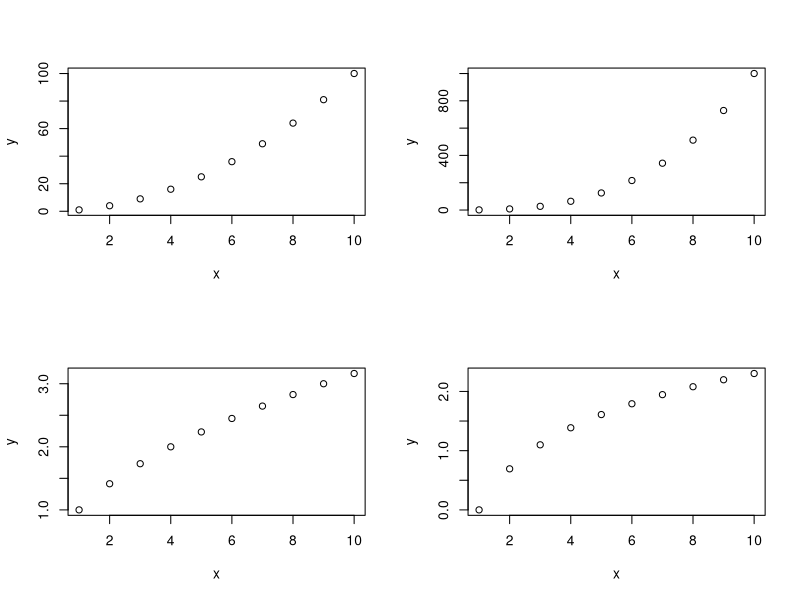
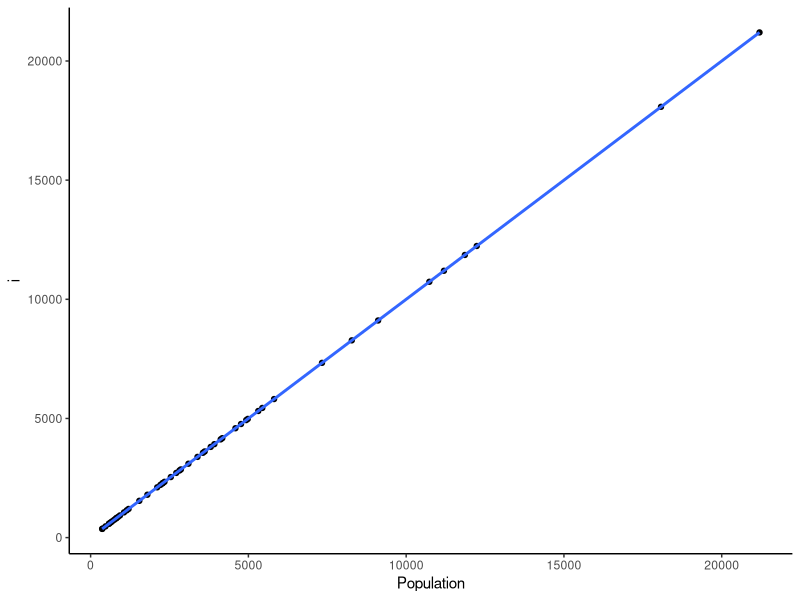
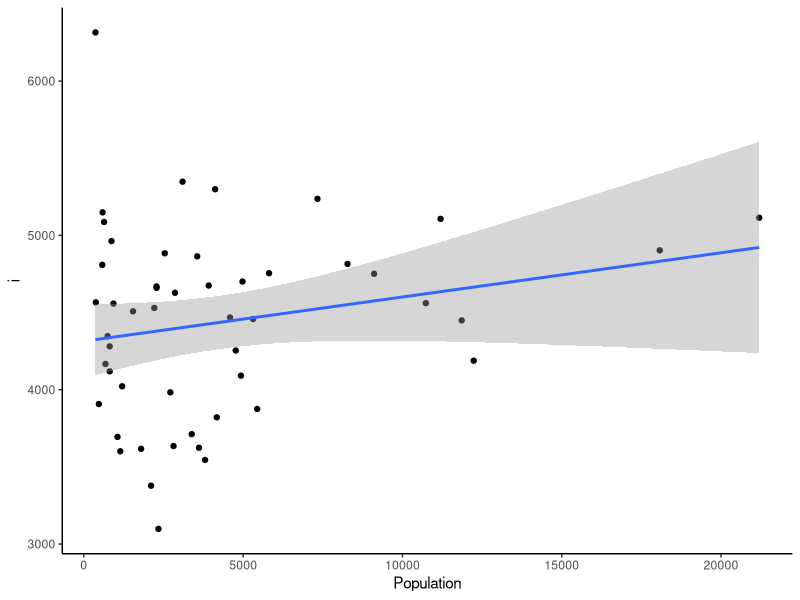
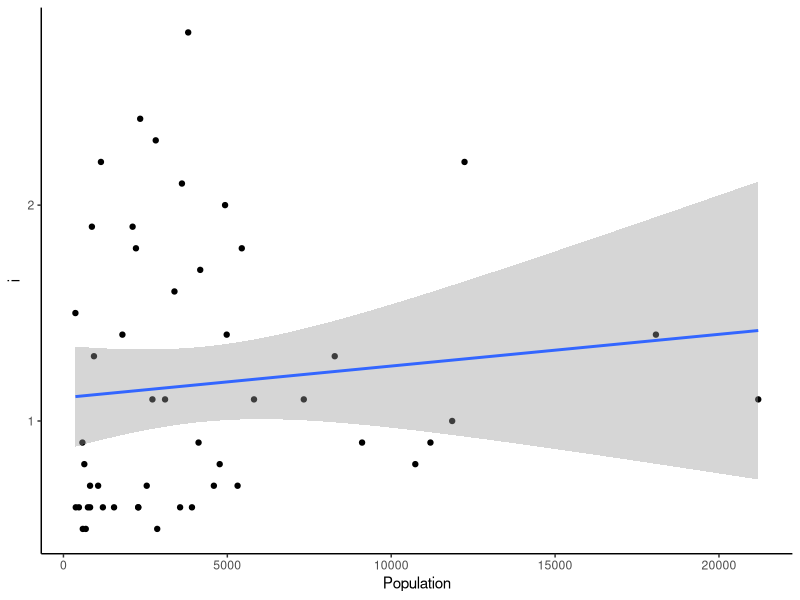
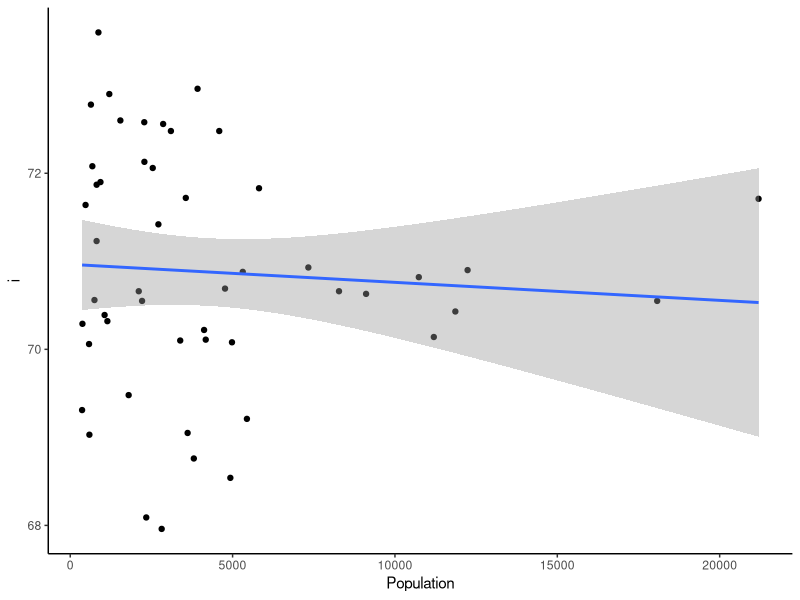
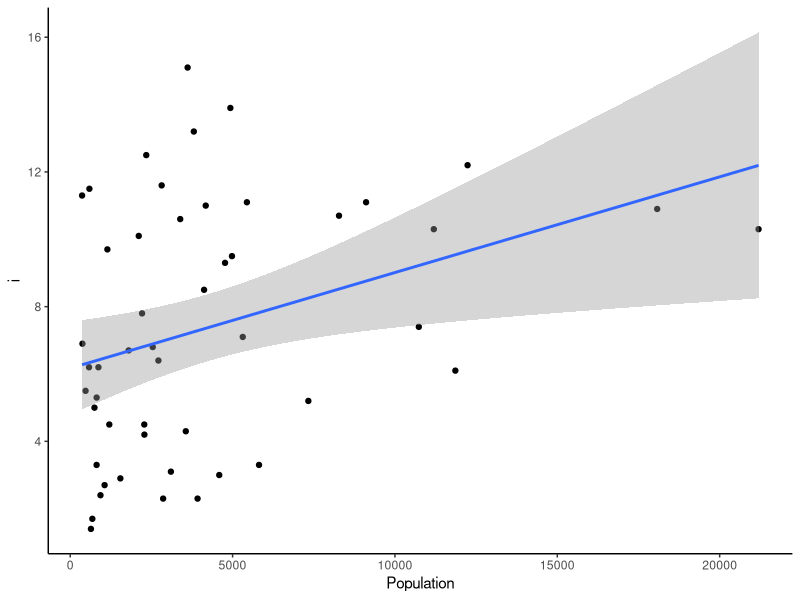
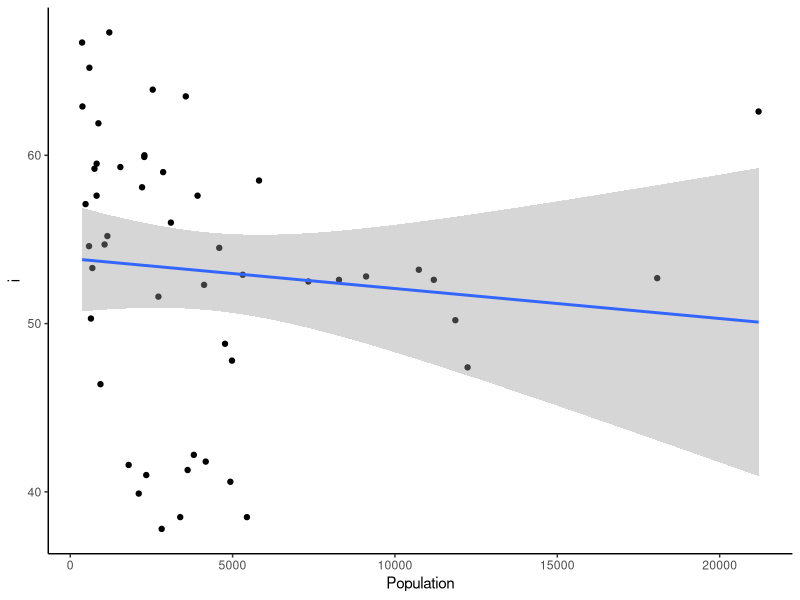
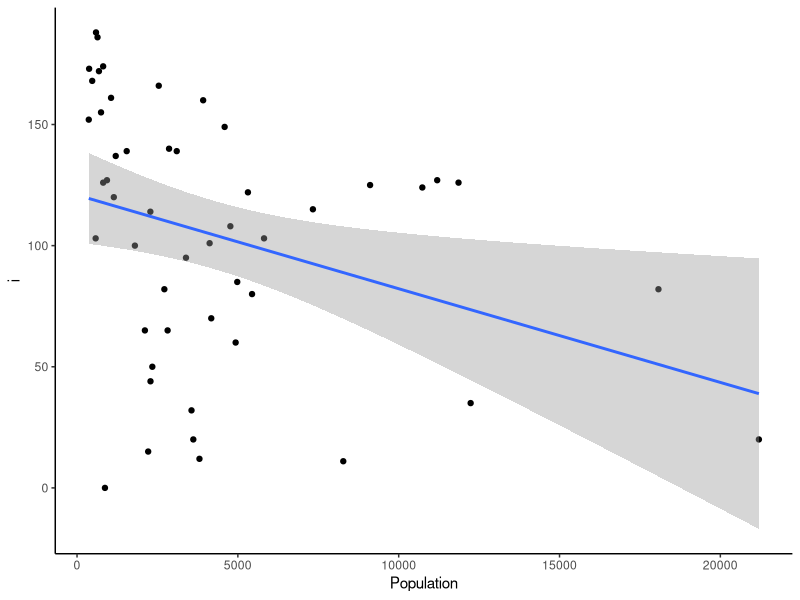

Source code (R) for these figures, in order:
## ---- chunk 1
# Create a vector to store the results
squares = rep(NA, 10)

# Calculate the squares using a for-loop
for (i in 1:10) {
  squares[i] = i^2
}

# Display the results
squares
## ---- chunk 2
# Apply a function to each number
sapply(1:10, function(x) x^2)
## ---- chunk 3
# Create a function to calculate the area of a circle
areaCircle = function(r) {
  return(pi*r^2)
}

# Calculate circle areas for radii 1 through 10
sapply(1:10, areaCircle)

# Calculate the same areas without using sapply
pi*(1:10)^2
## ---- chunk 4
# Create a list containing different types of data
listy = list(a=TRUE, b=c("a","b","c"), c=10:100)

# Examine the structure of the list
str(listy)

# Find the number of elements in the list
length(listy)

# Find the length of each element using sapply
sapply(listy, FUN=length)
## ---- chunk 5
# Create four data frames
df1 = data.frame(x=1:10, y=(1:10)^2)
df2 = data.frame(x=1:10, y=(1:10)^3)
df3 = data.frame(x=1:10, y=sqrt(1:10))
df4 = data.frame(x=1:10, y=log(1:10))

# Combine the data frames into a list
my_list = list(df1, df2, df3, df4)

# Arrange plots in a 2 by 2 layout
par(mfrow=c(2,2))

# Plot each data frame
sapply(my_list, plot)
## ---- chunk 6
# Load the state dataset
data(state)

# Convert the data into a dataframe
states = as.data.frame(state.x77)

# Examine the structure of the dataframe
str(states)

# Calculate the mean of each column
apply(states, 2, mean)
## ---- chunk 7
# Load the ggplot2 package
library(ggplot2)

# Create scatterplots comparing population to each variable
apply(states, 2, FUN=function(i)
  ggplot(states, aes(x=Population, y=i)) +
    geom_point() +
    geom_smooth(method="lm") +
    theme_classic()
)
## ---- chunk 8
# Calculate the sum of the values for each state
apply(states, 1, sum)
## ---- chunk 9
# Use lapply to square numbers from 1 to 10
lapply(1:10, function(x) x^2)

# Use sapply without simplifying the output
sapply(1:10, function(x) x^2, simplify=FALSE)

# Use sapply with its default simplified output
sapply(1:10, function(x) x^2)
## ---- chunk 10
# Calculate the average number of freezing days in each region
tapply(states$Frost, state.region, mean)

# Calculate regional averages for every variable
apply(states, 2, function(x) tapply(x, state.region, mean))
## ---- chunk 11
data(state)
## ---- chunk 12
states = as.data.frame(state.x77) 
## ---- chunk 13
# Calculate the average population, income, and area of all 50 states
sapply(states[, c("Population", "Income", "Area")], mean)
## ---- chunk 14
# Calculate the average area of states in each region
tapply(states$Area, state.region, mean)
## ---- chunk 15
# Plot a histogram for each column in the states dataset
par(mfrow=c(2,4))

# Create histograms for all 8 variables
apply(states, 2, hist)
## ---- chunk 16
# Calculate the undesirability score for each state
undesirable = apply(states[, c("Illiteracy", "Murder", "Frost")], 1, prod)

# Sort the scores from highest to lowest
undesirable_sorted = sort(undesirable, decreasing=TRUE)

# Display the 10 states with the highest scores
head(undesirable_sorted, 10)
## ---- chunk 17
# Create four different colors for the histograms
colors = c("red", "blue", "green", "purple")

# Arrange the histograms in a 2 by 2 layout
par(mfrow=c(2,2))

# Plot four histograms using sapply
sapply(colors, function(x) {
  hist(states$Population, col=x, main=x)
})
## ---- chunk 18
# Standardize the values by subtracting the average and dividing by the standard deviation
states_standardized = as.data.frame(sapply(states, function(x) {
  (x - mean(x)) / sd(x)
}))

# Take a look at the first few rows
head(states_standardized)
## ---- chunk 19
# Make a histogram for each variable and label it with its name
par(mfrow=c(2,4))

sapply(names(states), function(x) {
  hist(states[[x]], main=x, xlab=x)
})
